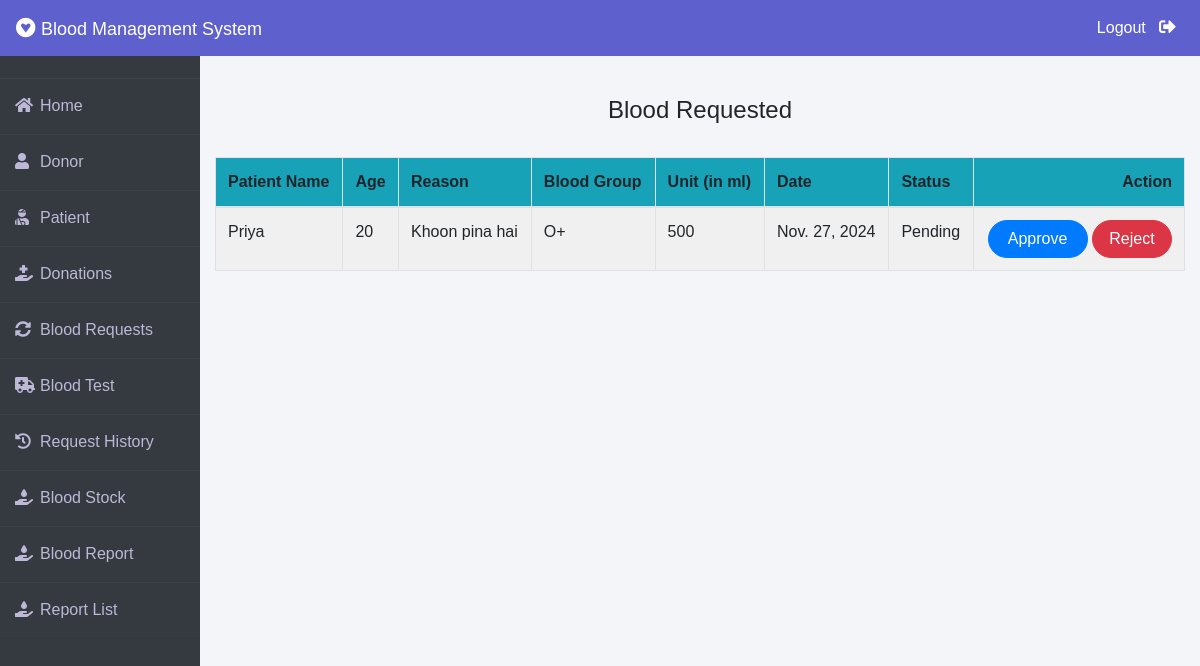
Page /admin-request (signed in) on the earlier database version.
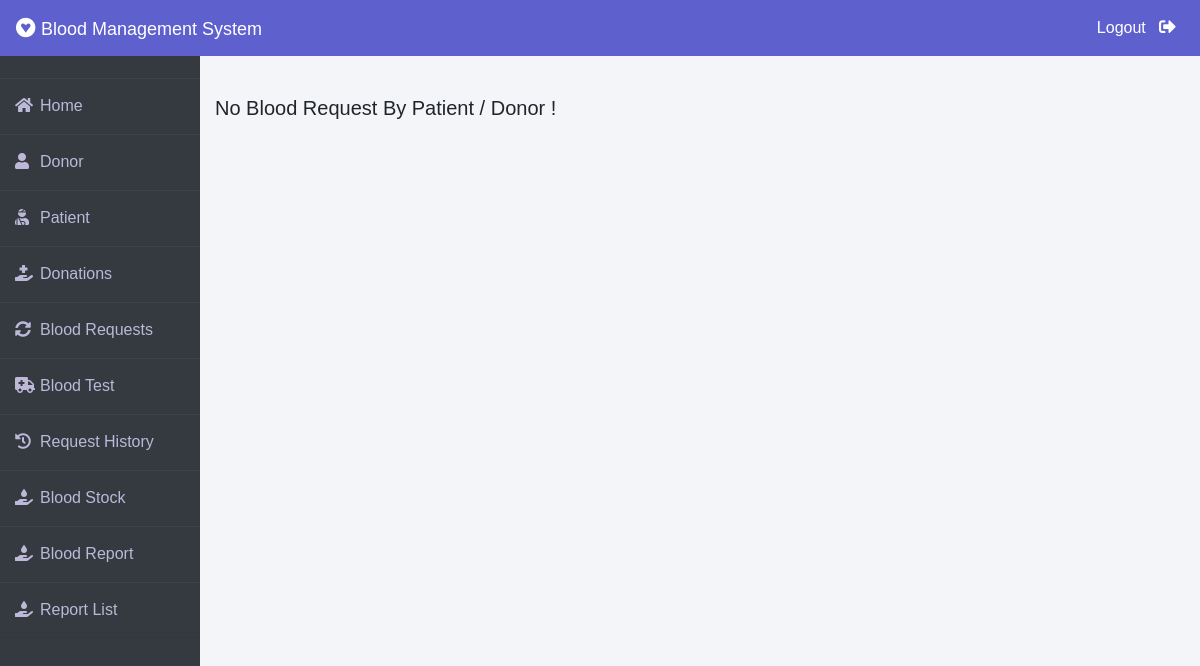
Same page on the later database version.
### blood/models.py (models this page shows, shortened)
class BloodRequest(models.Model):
    request_by_patient=models.ForeignKey(pmodels.Patient,null=True,on_delete=models.CASCADE)
    request_by_donor=models.ForeignKey(dmodels.Donor,null=True,on_delete=models.CASCADE)
    patient_name=models.CharField(max_length=30)
    patient_age=models.PositiveIntegerField()
    reason=models.CharField(max_length=500)
    bloodgroup=models.CharField(max_length=10)
    unit=models.PositiveIntegerField(default=0)
    status=models.CharField(max_length=20,default="Pending")
    date=models.DateField(auto_now=True)

### blood/views.py (the view)
# urls.py: path('admin-request', views.admin_request_view,name='admin-request'),
@login_required(login_url='adminlogin')
def admin_request_view(request):
    requests=models.BloodRequest.objects.all().filter(status='Pending')
    return render(request,'blood/admin_request.html',{'requests':requests})

### templates/blood/admin_request.html (shortened to what this page needs)
{% extends 'blood/adminbase.html' %}
{% block content %}
{% load widget_tweaks %}
{%load static%}
<br><br>
<div class="container">
    {% if requests %}
    <H4 class="text-center">Blood Requested</H4><br>
    <table class="table table-light table-hover table-bordered table-striped">
        <thead class="bg-info">
            <tr>
                <th scope="col">Patient Name</th>
                <th scope="col">Age</th>
                <th scope="col">Reason</th>
                <th scope="col">Blood Group</th>
                <th scope="col">Unit (in ml)</th>
                <th scope="col">Date</th>
                <th scope="col">Status</th>
                <th class="text-right">Action</th>
            </tr>
        </thead>
        <tbody>
            {% for t in requests %}
            <tr>
                <td> {{t.patient_name}}</td>
                <td>{{t.patient_age}}</td>
                <td>{{t.reason}}</td>
                <td>{{t.bloodgroup}}</td>
                <td>{{t.unit}}</td>
                <td>{{t.date}}</td>
                <td>{{t.status}}</td>
                <td class="text-right">
                    <button class="btn btn-primary badge-pill" style="width: 100px;"><a  style="text-decoration: none;color: white;" href="{% url 'update-approve-status' t.id  %}">Approve</a> </button>
                    <button class="btn btn-danger badge-pill" style="width: 80px;"><a  style="text-decoration: none;color: white;" href="{% url 'update-reject-status' t.id  %}">Reject</a> </button>
                </td>
            </tr>
            {% endfor %}
        </tbody>
    </table>
{% else %}
<h5>No Blood Request By Patient / Donor !</h5>
{% endif %}
</div>
{% endblock content %}

Differences in the rows shown:
no longer on this page (row edited): BloodRequest: patient_name "Priya", patient_age "20", reason "Khoon pina hai", bloodgroup "O+", unit "500", date "Nov. 27, 2024", status "Pending"
Other differences:
text no longer shown: "Blood Requested Patient Name Age Reason Blood Group Unit (in ml) Date Status Action"
text now shown: "No Blood Request By Patient / Donor !"
